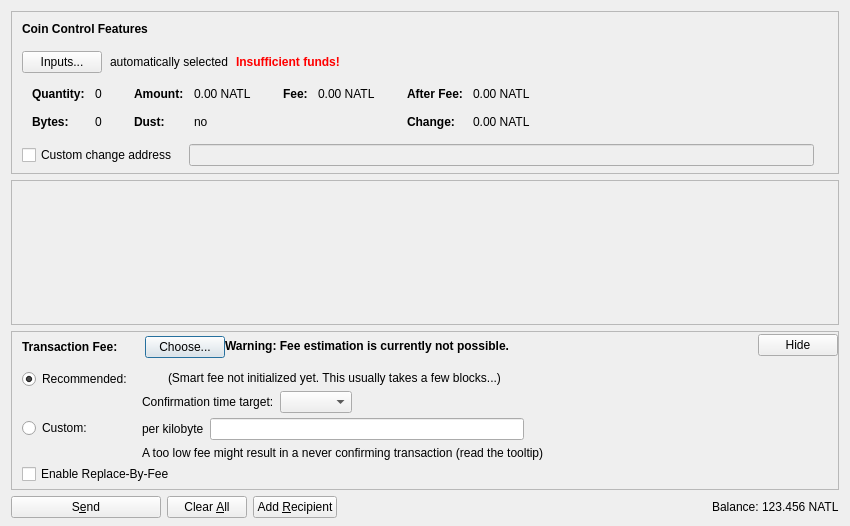
<?xml version="1.0" encoding="UTF-8"?>
<ui version="4.0">
 <class>SendCoinsDialog</class>
 <widget class="QDialog" name="SendCoinsDialog">
  <property name="geometry">
   <rect>
    <x>0</x>
    <y>0</y>
    <width>850</width>
    <height>526</height>
   </rect>
  </property>
  <property name="windowTitle">
   <string>Send Coins</string>
  </property>
  <layout class="QVBoxLayout" name="verticalLayout" stretch="0,1,0,0">
   <property name="bottomMargin">
    <number>8</number>
   </property>
   <item>
    <widget class="QFrame" name="frameCoinControl">
     <property name="sizePolicy">
      <sizepolicy hsizetype="Expanding" vsizetype="Expanding">
       <horstretch>0</horstretch>
       <verstretch>0</verstretch>
      </sizepolicy>
     </property>
     <property name="maximumSize">
      <size>
       <width>16777215</width>
       <height>16777215</height>
      </size>
     </property>
     <property name="frameShape">
      <enum>QFrame::StyledPanel</enum>
     </property>
     <property name="frameShadow">
      <enum>QFrame::Sunken</enum>
     </property>
     <layout class="QVBoxLayout" name="verticalLayoutCoinControl2">
      <property name="spacing">
       <number>0</number>
      </property>
      <property name="leftMargin">
       <number>0</number>
      </property>
      <property name="topMargin">
       <number>0</number>
      </property>
      <property name="rightMargin">
       <number>0</number>
      </property>
      <property name="bottomMargin">
       <number>6</number>
      </property>
      <item>
       <layout class="QVBoxLayout" name="verticalLayoutCoinControl" stretch="0,0,0,0,1">
        <property name="spacing">
         <number>0</number>
        </property>
        <property name="leftMargin">
         <number>10</number>
        </property>
        <property name="topMargin">
         <number>10</number>
        </property>
        <item>
         <layout class="QHBoxLayout" name="horizontalLayoutCoinControl1">
          <property name="bottomMargin">
           <number>15</number>
          </property>
          <item>
           <widget class="QLabel" name="labelCoinControlFeatures">
            <property name="sizePolicy">
             <sizepolicy hsizetype="Preferred" vsizetype="Maximum">
              <horstretch>0</horstretch>
              <verstretch>0</verstretch>
             </sizepolicy>
            </property>
            <property name="font">
             <font>
              <weight>75</weight>
              <bold>true</bold>
             </font>
            </property>
            <property name="styleSheet">
             <string notr="true">font-weight:bold;</string>
            </property>
            <property name="text">
             <string>Coin Control Features</string>
            </property>
           </widget>
          </item>
         </layout>
        </item>
        <item>
         <layout class="QHBoxLayout" name="horizontalLayoutCoinControl2" stretch="0,0,0,0">
          <property name="spacing">
           <number>8</number>
          </property>
          <property name="bottomMargin">
           <number>10</number>
          </property>
          <item>
           <widget class="QPushButton" name="pushButtonCoinControl">
            <property name="styleSheet">
             <string notr="true"/>
            </property>
            <property name="text">
             <string>Inputs...</string>
            </property>
            <property name="autoDefault">
             <bool>false</bool>
            </property>
           </widget>
          </item>
          <item>
           <widget class="QLabel" name="labelCoinControlAutomaticallySelected">
            <property name="text">
             <string>automatically selected</string>
            </property>
            <property name="margin">
             <number>5</number>
            </property>
           </widget>
          </item>
          <item>
           <widget class="QLabel" name="labelCoinControlInsuffFunds">
            <property name="font">
             <font>
              <weight>75</weight>
              <bold>true</bold>
             </font>
            </property>
            <property name="styleSheet">
             <string notr="true">color:red;font-weight:bold;</string>
            </property>
            <property name="text">
             <string>Insufficient funds!</string>
            </property>
            <property name="margin">
             <number>5</number>
            </property>
           </widget>
          </item>
          <item>
           <spacer name="horizontalSpacerCoinControl">
            <property name="orientation">
             <enum>Qt::Horizontal</enum>
            </property>
            <property name="sizeHint" stdset="0">
             <size>
              <width>40</width>
              <height>1</height>
             </size>
            </property>
           </spacer>
          </item>
         </layout>
        </item>
        <item>
         <widget class="QWidget" name="widgetCoinControl" native="true">
          <property name="sizePolicy">
           <sizepolicy hsizetype="Preferred" vsizetype="Preferred">
            <horstretch>0</horstretch>
            <verstretch>0</verstretch>
           </sizepolicy>
          </property>
          <property name="minimumSize">
           <size>
            <width>0</width>
            <height>0</height>
           </size>
          </property>
          <property name="styleSheet">
           <string notr="true"/>
          </property>
          <layout class="QHBoxLayout" name="horizontalLayoutCoinControl5">
           <property name="leftMargin">
            <number>0</number>
           </property>
           <property name="topMargin">
            <number>0</number>
           </property>
           <property name="rightMargin">
            <number>0</number>
           </property>
           <property name="bottomMargin">
            <number>0</number>
           </property>
           <item>
            <layout class="QHBoxLayout" name="horizontalLayoutCoinControl3" stretch="0,0,0,1">
             <property name="spacing">
              <number>20</number>
             </property>
             <property name="topMargin">
              <number>0</number>
             </property>
             <property name="bottomMargin">
              <number>10</number>
             </property>
             <item>
              <layout class="QFormLayout" name="formLayoutCoinControl1">
               <property name="horizontalSpacing">
                <number>10</number>
               </property>
               <property name="verticalSpacing">
                <number>14</number>
               </property>
               <property name="leftMargin">
                <number>10</number>
               </property>
               <property name="topMargin">
                <number>4</number>
               </property>
               <property name="rightMargin">
                <number>6</number>
               </property>
               <item row="0" column="0">
                <widget class="QLabel" name="labelCoinControlQuantityText">
                 <property name="font">
                  <font>
                   <weight>75</weight>
                   <bold>true</bold>
                  </font>
                 </property>
                 <property name="text">
                  <string>Quantity:</string>
                 </property>
                 <property name="margin">
                  <number>0</number>
                 </property>
                </widget>
               </item>
               <item row="0" column="1">
                <widget class="QLabel" name="labelCoinControlQuantity">
                 <property name="cursor">
                  <cursorShape>IBeamCursor</cursorShape>
                 </property>
                 <property name="contextMenuPolicy">
                  <enum>Qt::ActionsContextMenu</enum>
                 </property>
                 <property name="text">
                  <string notr="true">0</string>
                 </property>
                 <property name="margin">
                  <number>0</number>
                 </property>
                 <property name="textInteractionFlags">
                  <set>Qt::LinksAccessibleByMouse|Qt::TextSelectableByKeyboard|Qt::TextSelectableByMouse</set>
                 </property>
                </widget>
               </item>
               <item row="1" column="0">
                <widget class="QLabel" name="labelCoinControlBytesText">
                 <property name="font">
                  <font>
                   <weight>75</weight>
                   <bold>true</bold>
                  </font>
                 </property>
                 <property name="text">
                  <string>Bytes:</string>
                 </property>
                </widget>
               </item>
               <item row="1" column="1">
                <widget class="QLabel" name="labelCoinControlBytes">
                 <property name="cursor">
                  <cursorShape>IBeamCursor</cursorShape>
                 </property>
                 <property name="contextMenuPolicy">
                  <enum>Qt::ActionsContextMenu</enum>
                 </property>
                 <property name="text">
                  <string notr="true">0</string>
                 </property>
                 <property name="textInteractionFlags">
                  <set>Qt::LinksAccessibleByMouse|Qt::TextSelectableByKeyboard|Qt::TextSelectableByMouse</set>
                 </property>
                </widget>
               </item>
              </layout>
             </item>
             <item>
              <layout class="QFormLayout" name="formLayoutCoinControl2">
               <property name="horizontalSpacing">
                <number>10</number>
               </property>
               <property name="verticalSpacing">
                <number>14</number>
               </property>
               <property name="leftMargin">
                <number>6</number>
               </property>
               <property name="topMargin">
                <number>4</number>
               </property>
               <property name="rightMargin">
                <number>6</number>
               </property>
               <item row="0" column="0">
                <widget class="QLabel" name="labelCoinControlAmountText">
                 <property name="font">
                  <font>
                   <weight>75</weight>
                   <bold>true</bold>
                  </font>
                 </property>
                 <property name="text">
                  <string>Amount:</string>
                 </property>
                 <property name="margin">
                  <number>0</number>
                 </property>
                </widget>
               </item>
               <item row="0" column="1">
                <widget class="QLabel" name="labelCoinControlAmount">
                 <property name="cursor">
                  <cursorShape>IBeamCursor</cursorShape>
                 </property>
                 <property name="contextMenuPolicy">
                  <enum>Qt::ActionsContextMenu</enum>
                 </property>
                 <property name="text">
                  <string notr="true">0.00 NATL</string>
                 </property>
                 <property name="textInteractionFlags">
                  <set>Qt::LinksAccessibleByMouse|Qt::TextSelectableByKeyboard|Qt::TextSelectableByMouse</set>
                 </property>
                </widget>
               </item>
               <item row="1" column="0">
                <widget class="QLabel" name="labelCoinControlLowOutputText">
                 <property name="font">
                  <font>
                   <weight>75</weight>
                   <bold>true</bold>
                  </font>
                 </property>
                 <property name="text">
                  <string>Dust:</string>
                 </property>
                </widget>
               </item>
               <item row="1" column="1">
                <widget class="QLabel" name="labelCoinControlLowOutput">
                 <property name="cursor">
                  <cursorShape>IBeamCursor</cursorShape>
                 </property>
                 <property name="contextMenuPolicy">
                  <enum>Qt::ActionsContextMenu</enum>
                 </property>
                 <property name="text">
                  <string notr="true">no</string>
                 </property>
                 <property name="textInteractionFlags">
                  <set>Qt::LinksAccessibleByMouse|Qt::TextSelectableByKeyboard|Qt::TextSelectableByMouse</set>
                 </property>
                </widget>
               </item>
              </layout>
             </item>
             <item>
              <layout class="QFormLayout" name="formLayoutCoinControl3">
               <property name="horizontalSpacing">
                <number>10</number>
               </property>
               <property name="verticalSpacing">
                <number>14</number>
               </property>
               <property name="leftMargin">
                <number>6</number>
               </property>
               <property name="topMargin">
                <number>4</number>
               </property>
               <property name="rightMargin">
                <number>6</number>
               </property>
               <item row="0" column="0">
                <widget class="QLabel" name="labelCoinControlFeeText">
                 <property name="font">
                  <font>
                   <weight>75</weight>
                   <bold>true</bold>
                  </font>
                 </property>
                 <property name="text">
                  <string>Fee:</string>
                 </property>
                 <property name="margin">
                  <number>0</number>
                 </property>
                </widget>
               </item>
               <item row="0" column="1">
                <widget class="QLabel" name="labelCoinControlFee">
                 <property name="cursor">
                  <cursorShape>IBeamCursor</cursorShape>
                 </property>
                 <property name="contextMenuPolicy">
                  <enum>Qt::ActionsContextMenu</enum>
                 </property>
                 <property name="text">
                  <string notr="true">0.00 NATL</string>
                 </property>
                 <property name="textInteractionFlags">
                  <set>Qt::LinksAccessibleByMouse|Qt::TextSelectableByKeyboard|Qt::TextSelectableByMouse</set>
                 </property>
                </widget>
               </item>
              </layout>
             </item>
             <item>
              <layout class="QFormLayout" name="formLayoutCoinControl4">
               <property name="horizontalSpacing">
                <number>10</number>
               </property>
               <property name="verticalSpacing">
                <number>14</number>
               </property>
               <property name="leftMargin">
                <number>6</number>
               </property>
               <property name="topMargin">
                <number>4</number>
               </property>
               <property name="rightMargin">
                <number>6</number>
               </property>
               <item row="0" column="0">
                <widget class="QLabel" name="labelCoinControlAfterFeeText">
                 <property name="font">
                  <font>
                   <weight>75</weight>
                   <bold>true</bold>
                  </font>
                 </property>
                 <property name="text">
                  <string>After Fee:</string>
                 </property>
                 <property name="margin">
                  <number>0</number>
                 </property>
                </widget>
               </item>
               <item row="0" column="1">
                <widget class="QLabel" name="labelCoinControlAfterFee">
                 <property name="cursor">
                  <cursorShape>IBeamCursor</cursorShape>
                 </property>
                 <property name="contextMenuPolicy">
                  <enum>Qt::ActionsContextMenu</enum>
                 </property>
                 <property name="text">
                  <string notr="true">0.00 NATL</string>
                 </property>
                 <property name="textInteractionFlags">
                  <set>Qt::LinksAccessibleByMouse|Qt::TextSelectableByKeyboard|Qt::TextSelectableByMouse</set>
                 </property>
                </widget>
               </item>
               <item row="1" column="0">
                <widget class="QLabel" name="labelCoinControlChangeText">
                 <property name="font">
                  <font>
                   <weight>75</weight>
                   <bold>true</bold>
                  </font>
                 </property>
                 <property name="text">
                  <string>Change:</string>
                 </property>
                </widget>
               </item>
               <item row="1" column="1">
                <widget class="QLabel" name="labelCoinControlChange">
                 <property name="cursor">
                  <cursorShape>IBeamCursor</cursorShape>
                 </property>
                 <property name="contextMenuPolicy">
                  <enum>Qt::ActionsContextMenu</enum>
                 </property>
                 <property name="text">
                  <string notr="true">0.00 NATL</string>
                 </property>
                 <property name="textInteractionFlags">
                  <set>Qt::LinksAccessibleByMouse|Qt::TextSelectableByKeyboard|Qt::TextSelectableByMouse</set>
                 </property>
                </widget>
               </item>
              </layout>
             </item>
            </layout>
           </item>
          </layout>
         </widget>
        </item>
        <item>
         <layout class="QHBoxLayout" name="horizontalLayoutCoinControl4" stretch="0,0,0">
          <property name="spacing">
           <number>12</number>
          </property>
          <property name="sizeConstraint">
           <enum>QLayout::SetDefaultConstraint</enum>
          </property>
          <property name="topMargin">
           <number>5</number>
          </property>
          <property name="rightMargin">
           <number>5</number>
          </property>
          <item>
           <widget class="QCheckBox" name="checkBoxCoinControlChange">
            <property name="toolTip">
             <string>If this is activated, but the change address is empty or invalid, change will be sent to a newly generated address.</string>
            </property>
            <property name="text">
             <string>Custom change address</string>
            </property>
           </widget>
          </item>
          <item>
           <widget class="QValidatedLineEdit" name="lineEditCoinControlChange">
            <property name="enabled">
             <bool>false</bool>
            </property>
            <property name="sizePolicy">
             <sizepolicy hsizetype="Expanding" vsizetype="Fixed">
              <horstretch>0</horstretch>
              <verstretch>0</verstretch>
             </sizepolicy>
            </property>
           </widget>
          </item>
          <item>
           <widget class="QLabel" name="labelCoinControlChangeLabel">
            <property name="sizePolicy">
             <sizepolicy hsizetype="Preferred" vsizetype="Expanding">
              <horstretch>0</horstretch>
              <verstretch>0</verstretch>
             </sizepolicy>
            </property>
            <property name="minimumSize">
             <size>
              <width>0</width>
              <height>0</height>
             </size>
            </property>
            <property name="text">
             <string/>
            </property>
            <property name="margin">
             <number>3</number>
            </property>
           </widget>
          </item>
         </layout>
        </item>
        <item>
         <spacer name="verticalSpacerCoinControl">
          <property name="orientation">
           <enum>Qt::Vertical</enum>
          </property>
          <property name="sizeHint" stdset="0">
           <size>
            <width>800</width>
            <height>1</height>
           </size>
          </property>
         </spacer>
        </item>
       </layout>
      </item>
     </layout>
    </widget>
   </item>
   <item>
    <widget class="QScrollArea" name="scrollArea">
     <property name="widgetResizable">
      <bool>true</bool>
     </property>
     <widget class="QWidget" name="scrollAreaWidgetContents">
      <property name="geometry">
       <rect>
        <x>0</x>
        <y>0</y>
        <width>830</width>
        <height>104</height>
       </rect>
      </property>
      <layout class="QVBoxLayout" name="verticalLayout_2" stretch="0,1">
       <property name="leftMargin">
        <number>0</number>
       </property>
       <property name="topMargin">
        <number>0</number>
       </property>
       <property name="rightMargin">
        <number>0</number>
       </property>
       <property name="bottomMargin">
        <number>0</number>
       </property>
       <item>
        <layout class="QVBoxLayout" name="entries">
         <property name="spacing">
          <number>6</number>
         </property>
        </layout>
       </item>
       <item>
        <spacer name="verticalSpacer">
         <property name="orientation">
          <enum>Qt::Vertical</enum>
         </property>
         <property name="sizeHint" stdset="0">
          <size>
           <width>20</width>
           <height>40</height>
          </size>
         </property>
        </spacer>
       </item>
      </layout>
     </widget>
    </widget>
   </item>
   <item>
    <widget class="QFrame" name="frameFee">
     <property name="sizePolicy">
      <sizepolicy hsizetype="Expanding" vsizetype="Expanding">
       <horstretch>0</horstretch>
       <verstretch>0</verstretch>
      </sizepolicy>
     </property>
     <property name="maximumSize">
      <size>
       <width>16777215</width>
       <height>16777215</height>
      </size>
     </property>
     <property name="frameShape">
      <enum>QFrame::StyledPanel</enum>
     </property>
     <property name="frameShadow">
      <enum>QFrame::Sunken</enum>
     </property>
     <layout class="QVBoxLayout" name="verticalLayoutFee1">
      <property name="spacing">
       <number>0</number>
      </property>
      <property name="leftMargin">
       <number>0</number>
      </property>
      <property name="topMargin">
       <number>0</number>
      </property>
      <property name="rightMargin">
       <number>0</number>
      </property>
      <property name="bottomMargin">
       <number>0</number>
      </property>
      <item>
       <layout class="QVBoxLayout" name="verticalLayoutFee2" stretch="0,0,0">
        <property name="spacing">
         <number>0</number>
        </property>
        <property name="leftMargin">
         <number>10</number>
        </property>
        <property name="topMargin">
         <number>0</number>
        </property>
        <item>
         <layout class="QHBoxLayout" name="horizontalLayoutFee1">
          <property name="bottomMargin">
           <number>0</number>
          </property>
          <item>
           <layout class="QVBoxLayout" name="verticalLayoutFee7">
            <property name="spacing">
             <number>0</number>
            </property>
            <item>
             <spacer name="verticalSpacerSmartFee">
              <property name="orientation">
               <enum>Qt::Vertical</enum>
              </property>
              <property name="sizeType">
               <enum>QSizePolicy::Fixed</enum>
              </property>
              <property name="sizeHint" stdset="0">
               <size>
                <width>1</width>
                <height>4</height>
               </size>
              </property>
             </spacer>
            </item>
            <item>
             <layout class="QHBoxLayout" name="horizontalLayoutSmartFee">
              <property name="spacing">
               <number>10</number>
              </property>
              <item>
               <widget class="QLabel" name="labelFeeHeadline">
                <property name="sizePolicy">
                 <sizepolicy hsizetype="Preferred" vsizetype="Maximum">
                  <horstretch>0</horstretch>
                  <verstretch>0</verstretch>
                 </sizepolicy>
                </property>
                <property name="font">
                 <font>
                  <weight>75</weight>
                  <bold>true</bold>
                 </font>
                </property>
                <property name="styleSheet">
                 <string notr="true">font-weight:bold;</string>
                </property>
                <property name="text">
                 <string>Transaction Fee:</string>
                </property>
               </widget>
              </item>
              <item>
               <widget class="QLabel" name="labelFeeMinimized">
                <property name="text">
                 <string/>
                </property>
               </widget>
              </item>
              <item>
               <widget class="QPushButton" name="buttonChooseFee">
                <property name="text">
                 <string>Choose...</string>
                </property>
               </widget>
              </item>
             </layout>
            </item>
            <item>
             <spacer name="verticalSpacer_5">
              <property name="orientation">
               <enum>Qt::Vertical</enum>
              </property>
              <property name="sizeHint" stdset="0">
               <size>
                <width>1</width>
                <height>1</height>
               </size>
              </property>
             </spacer>
            </item>
           </layout>
          </item>
          <item>
           <widget class="QLabel" name="fallbackFeeWarningLabel">
            <property name="toolTip">
             <string>Using the fallbackfee can result in sending a transaction that will take several hours or days (or never) to confirm. Consider choosing your fee manually or wait until you have validated the complete chain.</string>
            </property>
            <property name="font">
            <font>
                <weight>75</weight>
                <bold>true</bold>
            </font>
            </property>
            <property name="text">
             <string>Warning: Fee estimation is currently not possible.</string>
            </property>
            <property name="wordWrap">
             <bool>false</bool>
            </property>
           </widget>
          </item>
          <item>
           <spacer name="horizontalSpacer_4">
            <property name="orientation">
             <enum>Qt::Horizontal</enum>
            </property>
            <property name="sizeType">
             <enum>QSizePolicy::MinimumExpanding</enum>
            </property>
            <property name="sizeHint" stdset="0">
             <size>
              <width>40</width>
              <height>20</height>
             </size>
            </property>
           </spacer>
          </item>
          <item>
           <widget class="QPushButton" name="buttonMinimizeFee">
            <property name="toolTip">
             <string>Hide transaction fee settings</string>
            </property>
            <property name="text">
             <string>Hide</string>
            </property>
           </widget>
          </item>
         </layout>
        </item>
        <item>
         <widget class="QFrame" name="frameFeeSelection">
          <layout class="QVBoxLayout" name="verticalLayoutFee12">
           <property name="spacing">
            <number>0</number>
           </property>
           <property name="leftMargin">
            <number>0</number>
           </property>
           <property name="topMargin">
            <number>0</number>
           </property>
           <property name="rightMargin">
            <number>0</number>
           </property>
           <property name="bottomMargin">
            <number>0</number>
           </property>
           <item>
            <layout class="QGridLayout" name="gridLayoutFee">
             <property name="topMargin">
              <number>10</number>
             </property>
             <property name="bottomMargin">
              <number>4</number>
             </property>
             <property name="horizontalSpacing">
              <number>10</number>
             </property>
             <property name="verticalSpacing">
              <number>4</number>
             </property>
             <item row="1" column="1">
              <layout class="QVBoxLayout" name="verticalLayoutFee8">
               <property name="spacing">
                <number>6</number>
               </property>
               <item>
                <layout class="QHBoxLayout" name="horizontalLayoutFee13">
                 <item>
                  <widget class="QLabel" name="labelCustomPerKilobyte">
                   <property name="toolTip">
                    <string>Specify a custom fee per kB (1,000 bytes) of the transaction's virtual size.

Note:  Since the fee is calculated on a per-byte basis, a fee of "100 satoshis per kB" for a transaction size of 500 bytes (half of 1 kB) would ultimately yield a fee of only 50 satoshis.</string>
                   </property>
                   <property name="text">
                    <string>per kilobyte</string>
                   </property>
                  </widget>
                 </item>
                 <item>
                  <widget class="BitcoinAmountField" name="customFee"/>
                 </item>
                 <item>
                  <spacer name="horizontalSpacer_6">
                   <property name="orientation">
                    <enum>Qt::Horizontal</enum>
                   </property>
                   <property name="sizeHint" stdset="0">
                    <size>
                     <width>1</width>
                     <height>1</height>
                    </size>
                   </property>
                  </spacer>
                 </item>
                </layout>
               </item>
               <item>
                <layout class="QHBoxLayout" name="horizontalLayoutFee8">
                 <item>
                  <widget class="QLabel" name="labelCustomFeeWarning">
                   <property name="enabled">
                    <bool>true</bool>
                   </property>
                   <property name="toolTip">
                    <string>When there is less transaction volume than space in the blocks, miners as well as relaying nodes may enforce a minimum fee. Paying only this minimum fee is just fine, but be aware that this can result in a never confirming transaction once there is more demand for bitcoin transactions than the network can process.</string>
                   </property>
                   <property name="text">
                    <string>A too low fee might result in a never confirming transaction (read the tooltip)</string>
                   </property>
                  </widget>
                 </item>
                 <item>
                  <spacer name="horizontalSpacer_2">
                   <property name="orientation">
                    <enum>Qt::Horizontal</enum>
                   </property>
                   <property name="sizeHint" stdset="0">
                    <size>
                     <width>1</width>
                     <height>1</height>
                    </size>
                   </property>
                  </spacer>
                 </item>
                </layout>
               </item>
              </layout>
             </item>
             <item row="0" column="0">
              <layout class="QVBoxLayout" name="verticalLayoutFee4" stretch="0,1">
               <item>
                <widget class="QRadioButton" name="radioSmartFee">
                 <property name="text">
                  <string>Recommended:</string>
                 </property>
                 <property name="checked">
                  <bool>true</bool>
                 </property>
                 <attribute name="buttonGroup">
                  <string notr="true">groupFee</string>
                 </attribute>
                </widget>
               </item>
               <item>
                <spacer name="verticalSpacer_2">
                 <property name="orientation">
                  <enum>Qt::Vertical</enum>
                 </property>
                 <property name="sizeHint" stdset="0">
                  <size>
                   <width>1</width>
                   <height>1</height>
                  </size>
                 </property>
                </spacer>
               </item>
              </layout>
             </item>
             <item row="1" column="0">
              <layout class="QVBoxLayout" name="verticalLayoutFee9" stretch="0,1">
               <item>
                <widget class="QRadioButton" name="radioCustomFee">
                 <property name="text">
                  <string>Custom:</string>
                 </property>
                 <attribute name="buttonGroup">
                  <string notr="true">groupFee</string>
                 </attribute>
                </widget>
               </item>
               <item>
                <spacer name="verticalSpacer_6">
                 <property name="orientation">
                  <enum>Qt::Vertical</enum>
                 </property>
                 <property name="sizeHint" stdset="0">
                  <size>
                   <width>1</width>
                   <height>1</height>
                  </size>
                 </property>
                </spacer>
               </item>
              </layout>
             </item>
             <item row="0" column="1">
              <layout class="QVBoxLayout" name="verticalLayoutFee3" stretch="0,0,1">
               <property name="spacing">
                <number>6</number>
               </property>
               <property name="topMargin">
                <number>2</number>
               </property>
               <item>
                <layout class="QHBoxLayout" name="horizontalLayoutFee12">
                 <item>
                  <widget class="QLabel" name="labelSmartFee">
                   <property name="text">
                    <string/>
                   </property>
                  </widget>
                 </item>
                 <item>
                  <widget class="QLabel" name="labelFeeEstimation">
                   <property name="text">
                    <string/>
                   </property>
                  </widget>
                 </item>
                 <item>
                  <widget class="QLabel" name="labelSmartFee2">
                   <property name="text">
                    <string>(Smart fee not initialized yet. This usually takes a few blocks...)</string>
                   </property>
                  </widget>
                 </item>
                 <item>
                  <spacer name="horizontalSpacer_5">
                   <property name="orientation">
                    <enum>Qt::Horizontal</enum>
                   </property>
                   <property name="sizeHint" stdset="0">
                    <size>
                     <width>1</width>
                     <height>1</height>
                    </size>
                   </property>
                  </spacer>
                 </item>
                </layout>
               </item>
               <item>
                <layout class="QHBoxLayout" name="horizontalLayoutFee9">
                 <item>
                  <layout class="QVBoxLayout" name="verticalLayoutFee6">
                   <item>
                    <widget class="QLabel" name="labelSmartFee3">
                     <property name="text">
                      <string>Confirmation time target:</string>
                     </property>
                    </widget>
                   </item>
                  </layout>
                 </item>
                 <item>
                  <layout class="QVBoxLayout" name="verticalLayoutFee5">
                   <property name="rightMargin">
                    <number>30</number>
                   </property>
                   <item>
                    <layout class="QHBoxLayout" name="horizontalLayoutConfTarget">
                     <property name="bottomMargin">
                      <number>0</number>
                     </property>
                     <item>
                      <widget class="QComboBox" name="confTargetSelector"/>
                     </item>
                     <item>
                      <spacer name="horizontalSpacerConfTarget">
                       <property name="orientation">
                        <enum>Qt::Horizontal</enum>
                       </property>
                       <property name="sizeHint" stdset="0">
                        <size>
                         <width>40</width>
                         <height>20</height>
                        </size>
                       </property>
                      </spacer>
                     </item>
                    </layout>
                   </item>
                  </layout>
                 </item>
                </layout>
               </item>
               <item>
                <spacer name="verticalSpacer_4">
                 <property name="orientation">
                  <enum>Qt::Vertical</enum>
                 </property>
                 <property name="sizeHint" stdset="0">
                  <size>
                   <width>1</width>
                   <height>1</height>
                  </size>
                 </property>
                </spacer>
               </item>
              </layout>
             </item>
            </layout>
           </item>
           <item>
            <widget class="QCheckBox" name="optInRBF">
             <property name="text">
              <string>Enable Replace-By-Fee</string>
             </property>
             <property name="toolTip">
              <string>With Replace-By-Fee (BIP-125) you can increase a transaction's fee after it is sent. Without this, a higher fee may be recommended to compensate for increased transaction delay risk.</string>
             </property>
            </widget>
           </item>
          </layout>
         </widget>
        </item>
        <item>
         <spacer name="verticalSpacerFee">
          <property name="orientation">
           <enum>Qt::Vertical</enum>
          </property>
          <property name="sizeHint" stdset="0">
           <size>
            <width>40</width>
            <height>5</height>
           </size>
          </property>
         </spacer>
        </item>
       </layout>
      </item>
     </layout>
    </widget>
   </item>
   <item>
    <layout class="QHBoxLayout" name="horizontalLayout">
     <item>
      <widget class="QPushButton" name="sendButton">
       <property name="minimumSize">
        <size>
         <width>150</width>
         <height>0</height>
        </size>
       </property>
       <property name="toolTip">
        <string>Confirm the send action</string>
       </property>
       <property name="text">
        <string>S&amp;end</string>
       </property>
       <property name="icon">
        <iconset resource="../bitcoin.qrc">
         <normaloff>:/icons/send</normaloff>:/icons/send</iconset>
       </property>
       <property name="autoDefault">
        <bool>false</bool>
       </property>
       <property name="default">
        <bool>false</bool>
       </property>
      </widget>
     </item>
     <item>
      <widget class="QPushButton" name="clearButton">
       <property name="sizePolicy">
        <sizepolicy hsizetype="Minimum" vsizetype="Fixed">
         <horstretch>0</horstretch>
         <verstretch>0</verstretch>
        </sizepolicy>
       </property>
       <property name="toolTip">
        <string>Clear all fields of the form.</string>
       </property>
       <property name="text">
        <string>Clear &amp;All</string>
       </property>
       <property name="icon">
        <iconset resource="../bitcoin.qrc">
         <normaloff>:/icons/remove</normaloff>:/icons/remove</iconset>
       </property>
       <property name="autoDefault">
        <bool>false</bool>
       </property>
      </widget>
     </item>
     <item>
      <widget class="QPushButton" name="addButton">
       <property name="toolTip">
        <string>Send to multiple recipients at once</string>
       </property>
       <property name="text">
        <string>Add &amp;Recipient</string>
       </property>
       <property name="icon">
        <iconset resource="../bitcoin.qrc">
         <normaloff>:/icons/add</normaloff>:/icons/add</iconset>
       </property>
       <property name="autoDefault">
        <bool>false</bool>
       </property>
      </widget>
     </item>
     <item>
      <spacer name="horizontalSpacer">
       <property name="orientation">
        <enum>Qt::Horizontal</enum>
       </property>
       <property name="sizeHint" stdset="0">
        <size>
         <width>40</width>
         <height>20</height>
        </size>
       </property>
      </spacer>
     </item>
     <item>
      <layout class="QHBoxLayout" name="horizontalLayout_2">
       <property name="spacing">
        <number>3</number>
       </property>
       <item>
        <widget class="QLabel" name="labelBalanceName">
         <property name="sizePolicy">
          <sizepolicy hsizetype="Preferred" vsizetype="Fixed">
           <horstretch>0</horstretch>
           <verstretch>0</verstretch>
          </sizepolicy>
         </property>
         <property name="text">
          <string>Balance:</string>
         </property>
        </widget>
       </item>
       <item>
        <widget class="QLabel" name="labelBalance">
         <property name="sizePolicy">
          <sizepolicy hsizetype="Preferred" vsizetype="Fixed">
           <horstretch>0</horstretch>
           <verstretch>0</verstretch>
          </sizepolicy>
         </property>
         <property name="cursor">
          <cursorShape>IBeamCursor</cursorShape>
         </property>
         <property name="text">
          <string notr="true">123.456 NATL</string>
         </property>
         <property name="textInteractionFlags">
          <set>Qt::LinksAccessibleByMouse|Qt::TextSelectableByKeyboard|Qt::TextSelectableByMouse</set>
         </property>
        </widget>
       </item>
      </layout>
     </item>
    </layout>
   </item>
  </layout>
 </widget>
 <customwidgets>
  <customwidget>
   <class>QValidatedLineEdit</class>
   <extends>QLineEdit</extends>
   <header>qt/qvalidatedlineedit.h</header>
  </customwidget>
  <customwidget>
   <class>BitcoinAmountField</class>
   <extends>QLineEdit</extends>
   <header>qt/bitcoinamountfield.h</header>
   <container>1</container>
  </customwidget>
 </customwidgets>
 <resources>
  <include location="../bitcoin.qrc"/>
 </resources>
 <connections/>
 <buttongroups>
  <buttongroup name="groupFee"/>
 </buttongroups>
</ui>
